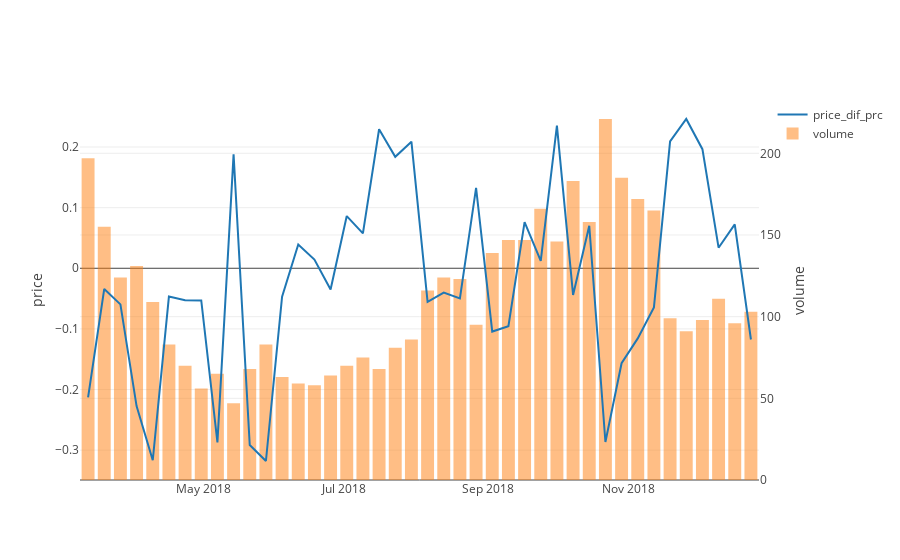

Notebook code for this chart:
### Markdown cell above
Построим зависимость спроса от относительной разницы цен

### Code cell
data_plot = [    
    
    go.Scatter(
        x=df['d1'],
        y=df['price_dif_prc'],
        name='price_dif_prc'
    ),
    
    
    go.Bar(
        x=df['d1'],
        y=df['volume'],
        name='volume',
        yaxis='y2',
        opacity=0.5
    ),
]

layout = go.Layout(
    yaxis=dict(
        overlaying='y2',        
        title='price'
    ),
    yaxis2=dict(
        side='right',
        title='volume'
    ),    
)

fig = go.Figure(data=data_plot, layout=layout)

ply.iplot(fig)

### Figure 1 — Plotly figure (JSON) as saved in the notebook; plotly's stock layout.template omitted (floating-point values rounded to 4 significant figures)
{"data": [{"name": "price_dif_prc", "type": "scatter", "uid": "c3472dc5-a6cc-11e9-8637-0008caf36d06", "x": ["2018-03-12", "2018-03-19", "2018-03-26", "2018-04-02", "2018-04-09", "2018-04-16", "2018-04-23", "2018-04-30", "2018-05-07", "2018-05-14", "2018-05-21", "2018-05-28", "2018-06-04", "2018-06-11", "2018-06-18", "2018-06-25", "2018-07-02", "2018-07-09", "2018-07-16", "2018-07-23", "2018-07-30", "2018-08-06", "2018-08-13", "2018-08-20", "2018-08-27", "2018-09-03", "2018-09-10", "2018-09-17", "2018-09-24", "2018-10-01", "2018-10-08", "2018-10-15", "2018-10-22", "2018-10-29", "2018-11-05", "2018-11-12", "2018-11-19", "2018-11-26", "2018-12-03", "2018-12-10", "2018-12-17", "2018-12-24"], "y": [-0.2131, -0.03415, -0.05954, -0.2274, -0.3166, -0.04673, -0.05278, -0.05299, -0.2871, 0.1879, -0.2916, -0.3179, -0.047, 0.03917, 0.01425, -0.03486, 0.08611, 0.0576, 0.2293, 0.1839, 0.2088, -0.05548, -0.04014, -0.04972, 0.1327, -0.1044, -0.09566, 0.076, 0.01205, 0.2353, -0.04402, 0.07016, -0.2865, -0.1566, -0.1157, -0.06448, 0.2093, 0.2462, 0.1965, 0.03392, 0.07234, -0.1175]}, {"name": "volume", "opacity": 0.5, "type": "bar", "uid": "c3472dc6-a6cc-11e9-8637-0008caf36d06", "x": ["2018-03-12", "2018-03-19", "2018-03-26", "2018-04-02", "2018-04-09", "2018-04-16", "2018-04-23", "2018-04-30", "2018-05-07", "2018-05-14", "2018-05-21", "2018-05-28", "2018-06-04", "2018-06-11", "2018-06-18", "2018-06-25", "2018-07-02", "2018-07-09", "2018-07-16", "2018-07-23", "2018-07-30", "2018-08-06", "2018-08-13", "2018-08-20", "2018-08-27", "2018-09-03", "2018-09-10", "2018-09-17", "2018-09-24", "2018-10-01", "2018-10-08", "2018-10-15", "2018-10-22", "2018-10-29", "2018-11-05", "2018-11-12", "2018-11-19", "2018-11-26", "2018-12-03", "2018-12-10", "2018-12-17", "2018-12-24"], "y": [197, 155, 124, 131, 109, 83, 70, 56, 65, 47, 68, 83, 63, 59, 58, 64, 70, 75, 68, 81, 86, 116, 124, 123, 95, 139, 147, 147, 166, 146, 183, 158, 221, 185, 172, 165, 99, 91, 98, 111, 96, 103], "yaxis": "y2"}], "layout": {"yaxis": {"overlaying": "y2", "title": "price"}, "yaxis2": {"side": "right", "title": "volume"}}}
